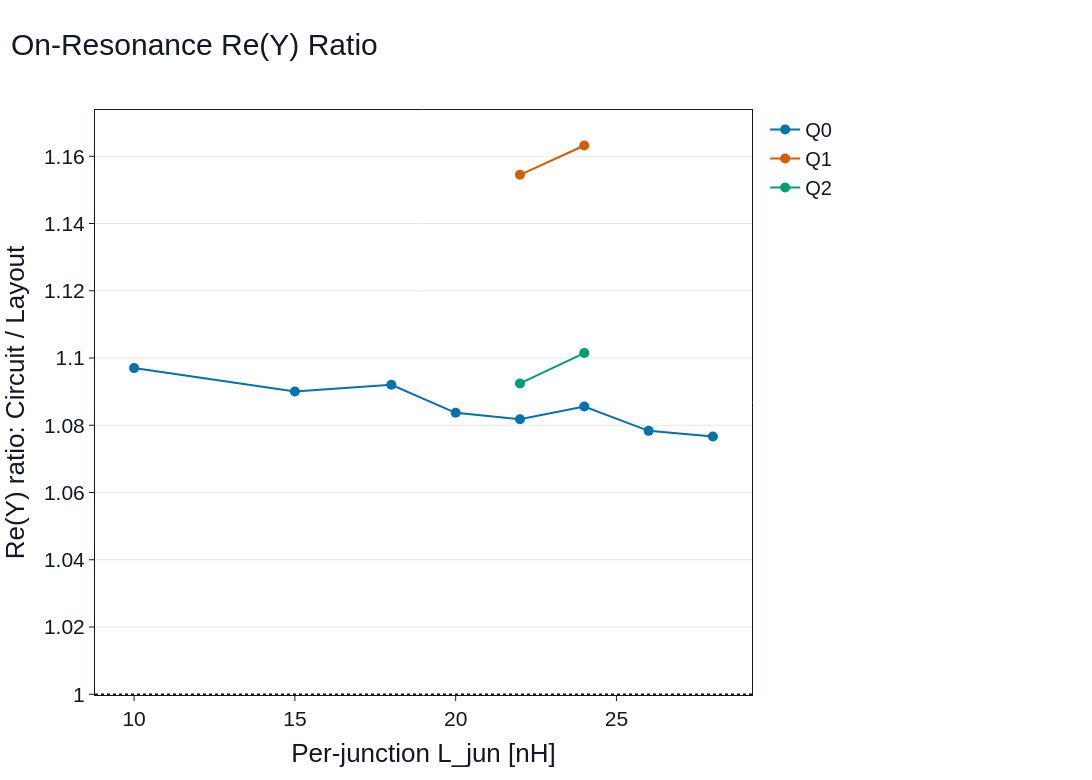

Notebook code cell kept with this figure:
### Markdown cell above
### Circuit/Layout Re(Y) ratio

Purpose: Shows the Circuit/Layout on-resonance Re(Y) ratio by qubit and Ljun.

Tables: Re(Y) ratio table.

Result key: `layout_vs_circuit_on_resonance_re_y_ratio`

### Code cell
show_result("layout_vs_circuit_on_resonance_re_y_ratio")

### Figure 1 — Plotly figure (JSON) as saved in the notebook; plotly's stock layout.template omitted (floating-point values rounded to 4 significant figures)
{"data": [{"hovertemplate": "Q0<br>Ljun=%{x:.3f} nH<br>Re(Y) Circuit/Layout=%{y:.6g}<extra></extra>", "line": {"color": "#0072B2"}, "marker": {"size": 10}, "mode": "markers+lines", "name": "Q0", "type": "scatter", "x": [10.0, 15.0, 18.0, 20.0, 22.0, 24.0, 26.0, 28.0], "y": [1.097, 1.09, 1.092, 1.084, 1.082, 1.086, 1.078, 1.077]}, {"hovertemplate": "Q1<br>Ljun=%{x:.3f} nH<br>Re(Y) Circuit/Layout=%{y:.6g}<extra></extra>", "line": {"color": "#D55E00"}, "marker": {"size": 10}, "mode": "markers+lines", "name": "Q1", "type": "scatter", "x": [22.0, 24.0], "y": [1.154, 1.163]}, {"hovertemplate": "Q2<br>Ljun=%{x:.3f} nH<br>Re(Y) Circuit/Layout=%{y:.6g}<extra></extra>", "line": {"color": "#009E73"}, "marker": {"size": 10}, "mode": "markers+lines", "name": "Q2", "type": "scatter", "x": [22.0, 24.0], "y": [1.092, 1.101]}], "layout": {"font": {"color": "#111827", "family": "Arial, Helvetica, sans-serif", "size": 21}, "height": 780, "hovermode": "closest", "legend": {"font": {"color": "#111827", "family": "Arial, Helvetica, sans-serif", "size": 20}, "orientation": "v", "x": 1.02, "xanchor": "left", "y": 1, "yanchor": "top"}, "margin": {"b": 85, "l": 95, "r": 340, "t": 110}, "paper_bgcolor": "#FFFFFF", "plot_bgcolor": "#FFFFFF", "shapes": [{"line": {"color": "#111827", "dash": "dot", "width": 1.5}, "type": "line", "x0": 0, "x1": 1, "xref": "x domain", "y0": 1, "y1": 1, "yref": "y"}], "title": {"font": {"color": "#111827", "family": "Arial, Helvetica, sans-serif", "size": 30}, "text": "On-Resonance Re(Y) Ratio", "x": 0.01, "xanchor": "left"}, "width": 1200, "xaxis": {"gridcolor": "#E5E7EB", "gridwidth": 1, "linecolor": "#111827", "linewidth": 1, "mirror": true, "showgrid": false, "showline": true, "tickcolor": "#111827", "tickfont": {"color": "#111827", "family": "Arial, Helvetica, sans-serif", "size": 21}, "ticks": "outside", "title": {"font": {"color": "#111827", "family": "Arial, Helvetica, sans-serif", "size": 26}, "standoff": 14, "text": "Per-junction L_jun [nH]"}, "zeroline": false}, "yaxis": {"gridcolor": "#E5E7EB", "gridwidth": 1, "linecolor": "#111827", "linewidth": 1, "mirror": true, "showgrid": true, "showline": true, "tickcolor": "#111827", "tickfont": {"color": "#111827", "family": "Arial, Helvetica, sans-serif", "size": 21}, "ticks": "outside", "title": {"font": {"color": "#111827", "family": "Arial, Helvetica, sans-serif", "size": 26}, "standoff": 14, "text": "Re(Y) ratio: Circuit / Layout"}, "zeroline": false}}}
